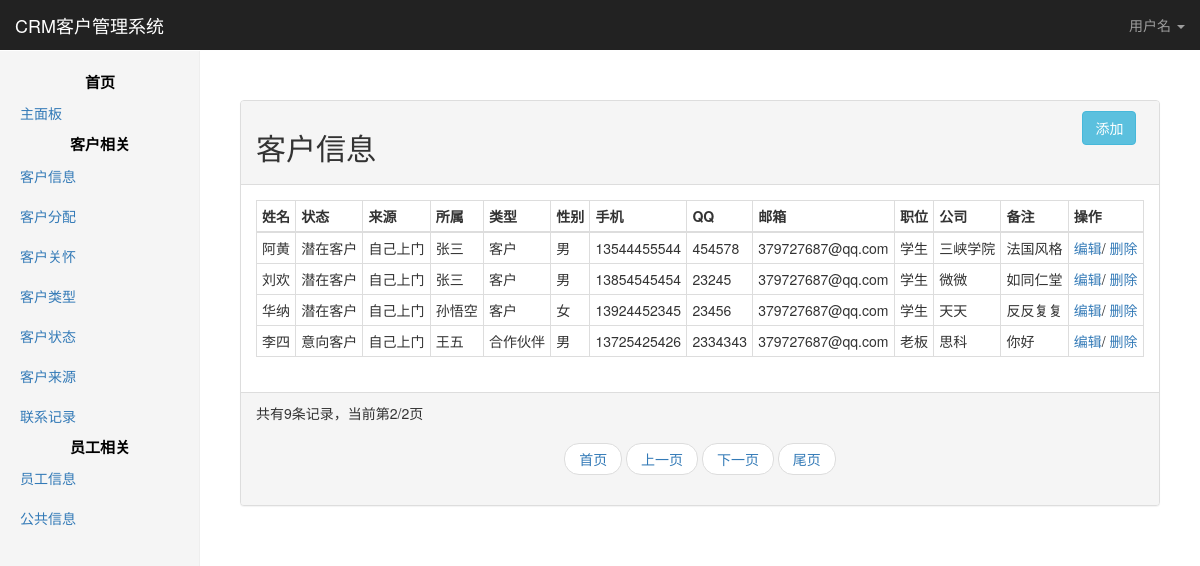
Screenshot of /action.php?act=customer_info&page=2 with the database file from the repository.
### tables this page shows
CREATE TABLE `customer_info` (
  `customer_id` int(10) NOT NULL AUTO_INCREMENT,
  `condition_id` int(10) DEFAULT NULL,
  `source_id` int(10) DEFAULT NULL,
  `user_id` int(10) DEFAULT NULL,
  `type_id` int(10) DEFAULT NULL,
  `customer_name` varchar(50) DEFAULT NULL,
  `customer_sex` varchar(10) DEFAULT NULL,
  `customer_mobile` varchar(20) DEFAULT NULL,
  `customer_qq` varchar(20) DEFAULT NULL,
  `customer_address` varchar(500) DEFAULT NULL,
  `customer_email` varchar(100) DEFAULT NULL,
  `customer_remark` varchar(1000) DEFAULT NULL,
  `customer_job` varchar(100) DEFAULT NULL,
  `customer_blog` varchar(100) DEFAULT NULL,
  `customer_tel` varbinary(20) DEFAULT NULL,
  `customer_msn` varchar(50) DEFAULT NULL,
  `customer_birthday` timestamp NOT NULL DEFAULT CURRENT_TIMESTAMP ON UPDATE CURRENT_TIMESTAMP,
  `customer_addtime` timestamp NOT NULL DEFAULT '0000-00-00 00:00:00',
  `customer_addman` varchar(50) DEFAULT NULL,
  `customer_changtime` timestamp NOT NULL DEFAULT '0000-00-00 00:00:00',
  `customer_changeman` varchar(20) DEFAULT NULL,
  `customer_company` varchar(50) DEFAULT NULL,
  `is_used` varchar(10) DEFAULT '1',
  PRIMARY KEY (`customer_id`),
  KEY `FK_Reference_16` (`condition_id`),
  KEY `FK_Reference_17` (`source_id`),
  KEY `FK_Reference_18` (`type_id`),
  KEY `FK_Reference_23` (`user_id`)
);

CREATE TABLE `customer_condition` (
  `condition_id` int(10) NOT NULL AUTO_INCREMENT,
  `condition_name` varchar(50) DEFAULT NULL,
  `condition_explain` varchar(1000) DEFAULT NULL,
  `is_used` varchar(10) DEFAULT '1',
  PRIMARY KEY (`condition_id`)
);

CREATE TABLE `customer_source` (
  `source_id` int(10) NOT NULL AUTO_INCREMENT,
  `source_name` varchar(50) DEFAULT NULL,
  `is_used` varchar(10) DEFAULT '1',
  PRIMARY KEY (`source_id`)
);

CREATE TABLE `user_info` (
  `user_id` int(10) NOT NULL AUTO_INCREMENT,
  `department_id` int(10) DEFAULT NULL,
  `role_id` int(10) DEFAULT NULL,
  `user_name` varchar(50) DEFAULT NULL,
  `user_sex` varchar(10) DEFAULT NULL,
  `user_mobile` varchar(20) DEFAULT NULL,
  `user_age` int(10) DEFAULT NULL,
  `user_address` varchar(500) DEFAULT NULL,
  `user_pw` varchar(50) DEFAULT NULL,
  `user_tel` varchar(20) DEFAULT NULL,
  `user_idnum` varchar(20) DEFAULT NULL,
  `user_email` varchar(100) DEFAULT NULL,
  `user_addtime` timestamp NOT NULL DEFAULT CURRENT_TIMESTAMP ON UPDATE CURRENT_TIMESTAMP,
  `user_addman` varchar(50) DEFAULT NULL,
  `user_changetime` timestamp NOT NULL DEFAULT '0000-00-00 00:00:00',
  `user_changeman` varchar(50) DEFAULT NULL,
  `user_interest` varchar(1000) DEFAULT NULL,
  `user_diploma` varchar(20) DEFAULT NULL,
  `user_bankcard` varchar(20) DEFAULT NULL,
  `user_nation` varchar(20) DEFAULT NULL,
  `is_married` varchar(10) DEFAULT NULL,
  `is_used` varchar(10) DEFAULT '1',
  PRIMARY KEY (`user_id`),
  KEY `FK_Reference_22` (`department_id`),
  KEY `FK_Reference_24` (`role_id`)
);

CREATE TABLE `customer_type` (
  `type_id` int(10) NOT NULL AUTO_INCREMENT,
  `type_name` varchar(50) DEFAULT NULL,
  `is_used` varchar(10) DEFAULT '1',
  PRIMARY KEY (`type_id`)
);

### common.php (called while the page is built, shortened)
<?php
function page_option($action,$total_count,$page_limit,$current_page){
    $total_page = ceil($total_count/$page_limit);
    $begin_num = ($current_page-1)*$page_limit;
    $first_page = $_SERVER['SCRIPT_NAME']."?act=$action"."&page=1";
    $last_page = $_SERVER['SCRIPT_NAME']."?act=$action"."&page=$total_page";
    $pre_page = $_SERVER['SCRIPT_NAME']."?act=$action"."&page=".(($current_page-1)<=0?1:$current_page-1);
    $next_page = $_SERVER['SCRIPT_NAME']."?act=$action"."&page=".(($current_page+1)>=$total_page?$total_page:$current_page+1);
    return array('first_page'=>$first_page,
            'last_page'=>$last_page,
            'pre_page'=>$pre_page,
            'next_page'=>$next_page,
            'total_page'=>$total_page,
        'begin_num'=>$begin_num);
}

### DB.php (called while the page is built, shortened)
<?php
$dbconfig = [
    'host' => 'localhost',
    'user' => 'root',
    'pass' => '123456',
    'dbname' => 'www.crm.io'
];
$dsn = sprintf("mysql:dbname=%s;host=%s", $dbconfig['dbname'], $dbconfig['host']);
try {
    $dbh = new PDO($dsn, $dbconfig['user'], $dbconfig['pass'], array(PDO::MYSQL_ATTR_INIT_COMMAND => "SET NAMES 'utf8';"));
    $dbh->setAttribute(PDO::ATTR_ERRMODE, PDO::ERRMODE_EXCEPTION);
} catch (PDOException $e) {
    echo "数据库链接失败".$e->getMessage();
    exit();
}
function db_query($sql){
    global $dbh;
    try{
        $res = $dbh->query($sql);
        return $res->fetchall(PDO::FETCH_ASSOC);
    }catch (PDOException $e){
        echo "数据库错误".$e->getMessage();
    }
}

### template/Customer_info.php (the view)
<?php include_once __DIR__.DIRECTORY_SEPARATOR.'Common_header.php'?>
    <div class="panel panel-default">
        <div class="panel-heading">
                <div class="row">
                    <h2 class="col-sm-2">客户信息</h2>
                    <a class="btn btn-info col-sm-offset-9" href="/action.php?act=customer_info&step=add">添加</a>
                </div>
        </div>
        <div class="panel-body">
            <table class="table table-hover table-bordered table-condensed">
                <thead>
                <tr>
                    <th>姓名</th>
                    <th>状态</th>
                    <th>来源</th>
                    <th>所属</th>
                    <th>类型</th>
                    <th>性别</th>
                    <th>手机</th>
                    <th>QQ</th>
                    <th>邮箱</th>
                    <th>职位</th>
                    <th>公司</th>
                    <th>备注</th>
                    <th>操作</th>
                </tr>
                </thead>
                <tbody>
                <?php foreach ($data as $info): ?>
                <tr>
                    <?php foreach ($info as $key=>$value): ?>
                        <?php if ($key=='id') continue;?>
                        <td><?php echo $value?></td>
                    <?php endforeach; ?>
                    <td>
                        <a href="/action.php?act=customer_info&step=edit&id=<?php echo $info['id']?>">编辑</a>/
                        <a href="/action.php?act=customer_info&step=del&id=<?php echo $info['id']?>">删除</a>
                    </td>
                </tr>
                <?php endforeach; ?>
                </tbody>
            </table>
        </div>
        <div class="panel-footer">
            共有<?php echo $total_count;?>条记录，当前第<?php echo $page;?>/<?php echo $total_page;?>页
            <ul class="pager">
                <li><a href="<?php echo $first_page;?>">首页</a></li>
                <li><a href="<?php echo $pre_page;?>">上一页</a></li>
                <li><a href="<?php echo $next_page;?>">下一页</a></li>
                <li><a href="<?php echo $last_page;?>">尾页</a></li>
            </ul>
        </div>
    </div>
<?php include_once __DIR__.DIRECTORY_SEPARATOR.'Common_footer.php'?>

### static/css/home.css (style rules this page uses)
body { padding-top: 50px; }

### rows the page displays
customer_info: customer_name "阿黄", condition.condition_name "潜在客户", source.source_name "自己上门", user.user_name "张三", type.type_name "客户", customer_sex "男", customer_mobile "13544455544", customer_qq "454578", customer_email "379727687@qq.com", customer_job "学生", customer_company "三峡学院", customer_remark "法国风格"
customer_info: customer_name "刘欢", condition.condition_name "潜在客户", source.source_name "自己上门", user.user_name "张三", type.type_name "客户", customer_sex "男", customer_mobile "13854545454", customer_qq "23245", customer_email "379727687@qq.com", customer_job "学生", customer_company "微微", customer_remark "如同仁堂"
customer_info: customer_name "华纳", condition.condition_name "潜在客户", source.source_name "自己上门", user.user_name "孙悟空", type.type_name "客户", customer_sex "女", customer_mobile "13924452345", customer_qq "23456", customer_email "379727687@qq.com", customer_job "学生", customer_company "天天", customer_remark "反反复复"
customer_info: customer_name "李四", condition.condition_name "意向客户", source.source_name "自己上门", user.user_name "王五", type.type_name "合作伙伴", customer_sex "男", customer_mobile "13725425426", customer_qq "2334343", customer_email "379727687@qq.com", customer_job "老板", customer_company "思科", customer_remark "你好"

### other values shown
$total_count "9"
$page "2"
$total_page "2"
